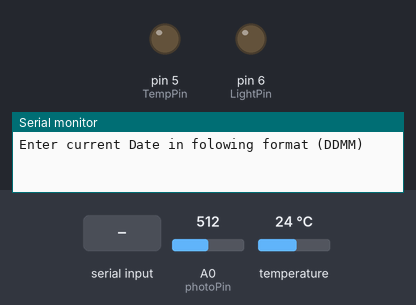
The sketch below on a simulated Arduino Uno, built with avr-gcc and run on an emulated ATmega328P. Parts: output pins drawn as LEDs (lit = HIGH), the last lines printed to the serial monitor. Inputs (shaded band) come from the test bench; at power-on: A0 (photoPin) = 512, temperature 24 °C.

Above: at 0.8 s.
0.9 s: "90,45\n" received over Serial
At 2.73 s:
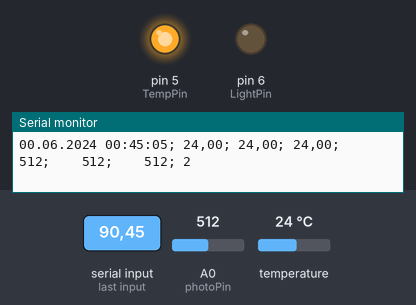
Timing chart, 0 to 6.6 s (numbered marks = the images above; inputs shaded):
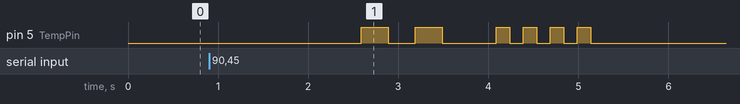

Measured:
- after the input at 0.9 s, pin 5 (TempPin): goes HIGH 0.30 s, LOW 0.30 s, HIGH 0.30 s, LOW 0.60 s, 3 × (HIGH 0.15 s, LOW 0.15 s), HIGH 0.15 s, then LOW, starting after 1.7 s

The sketch:

DS18B20_Time.ino
```cpp
#include <OneWire.h>
#include <DallasTemperature.h>

// Data wire is plugged into pin 2 on the Arduino
#define ONE_WIRE_BUS 2
#define photoPin 0
#define LightPin 6
#define TempPin 5

// Setup a oneWire instance to communicate with any OneWire devices
// (not just Maxim/Dallas temperature ICs)
OneWire oneWire(ONE_WIRE_BUS);

float last_temp;
float max_temp;
float min_temp;
int last_light;
int max_light;
int min_light;

String outstring;

//Setup Date/Time
byte day=13;
byte month=9;
byte hour=19;
byte minute=10;
byte sec = 0;
byte year = 17;
unsigned long worktime = 0;
unsigned long workdelay = 0;


// Pass our oneWire reference to Dallas Temperature.
DallasTemperature sensors(&oneWire);
DeviceAddress insideThermometer;

void printAddress(DeviceAddress deviceAddress)
{
  for (uint8_t i = 0; i < 8; i++)
  {
    // zero pad the address if necessary
    if (deviceAddress[i] < 16) Serial.print("0");
    Serial.print(deviceAddress[i], HEX);
  }
}

void PrintDate()
{
  if (day < 10) Serial.print(0);
  Serial.print(day);Serial.print('.');
  if (month < 10) Serial.print(0);
  Serial.print(month);Serial.print(".20");Serial.print(year);Serial.print(' ');
  if (hour < 10) Serial.print(0);
  Serial.print(hour);Serial.print(':');
  if (minute < 10) Serial.print(0);
  Serial.print(minute);Serial.print(":");
  if (sec < 10) Serial.print(0);
  Serial.print(sec);
}

void CalcDate()
{
   unsigned long nowtime = millis();
   unsigned long mdelay = nowtime - worktime;
   worktime = nowtime;
   mdelay =int(mdelay/1000);
   mdelay = mdelay + 3;
   sec = sec + mdelay%60;
   if (sec > 59) {
    mdelay = mdelay + 60;
    sec = sec - 60;
   }
   mdelay = int(mdelay/60);
   minute = minute + mdelay%60;
   if (minute > 59) {
    mdelay = mdelay + 60;
    minute = minute - 60;
   }
   mdelay = int(mdelay/60);
   hour = hour + mdelay%24;
   if (hour > 23) {
    mdelay = mdelay + 24;
    hour = hour - 24;
   }
   mdelay = int(mdelay/24);
   day = day + mdelay;
   while (((day > 31) && ((month == 1) || (month == 3) || (month == 5) || (month == 7) || (month == 8) || (month == 10) || (month == 12)))) {
     day = day - 31;
     month++;
   }
   while ((day > 30) && ((month == 4) || (month == 6) || (month == 9) || (month == 11))) {
     day = day - 30;
     month++;
   }
   while ((day > 29) && (month == 2) && ((year%4) == 0)) {
     day = day - 29;
     month++;
   }
   while ((day > 28) && (month == 2) && ((year%4) != 0)) {
     day = day - 28;
     month++;
   }
   while (month > 12) {
     month = month - 12;
     year++;
   }
}

void setup(void)
{
  analogReference(DEFAULT);
  pinMode(LightPin,OUTPUT);
  pinMode(TempPin,OUTPUT);
  Serial.begin(9600);
// Раскомментировать следующий блок для ввода времени.

  Serial.println("Enter current Date in folowing format (DDMM)");
  while(Serial.available() < 1)
  {
    delay(2);
  }
  int Curdate=Serial.parseInt();
  day = byte(Curdate/100);
  month = Curdate%100;
  Serial.println("Enter current Time in folowing format (hhmm)");
  while(Serial.available() < 1)
  {
    delay(2);
  }
  Curdate=Serial.parseInt();
  hour = byte(Curdate/100);
  minute = Curdate%100;
  PrintDate();
  Serial.println();
  Serial.println("Date               ; Temperatures     ;;;      Light          ;ms");
  Serial.println("                   ;Last ; Min  ; Max  ; Last ;  Min  ;  Max  ;");
  sensors.begin();


/*  Serial.print("Locating devices...");
  Serial.print("Found ");
  Serial.print(sensors.getDeviceCount(), DEC);
  Serial.println(" devices.");

  Serial.print("Parasite power is: ");
  if (sensors.isParasitePowerMode()) Serial.println("ON");
  else Serial.println("OFF");

  if (!sensors.getAddress(insideThermometer, 0)) Serial.println("Unable to find address for Device 0");
  Serial.print("Device 0 Address: ");
  printAddress(insideThermometer);
  Serial.println();


//  sensors.getAddress(insideThermometer, 0);
  Serial.print("Detected sensor: ");
//  printAddress(insideThermometer);
  Serial.println(); */
  sensors.setResolution(insideThermometer, 12);
  sensors.requestTemperatures();
  max_temp = sensors.getTempCByIndex(0);
  min_temp = max_temp;

  max_light = analogRead(photoPin);
  min_light = max_light;
}


void loop(void)
{
  sensors.requestTemperatures(); // Send the command to get temperatures
  last_temp = sensors.getTempCByIndex(0);
  if (max_temp < last_temp) max_temp = last_temp;
  if (min_temp > last_temp) min_temp = last_temp;
  last_light = analogRead(photoPin);
  if (last_light > max_light) max_light = last_light;
  if (last_light < min_light) min_light = last_light;
//  Serial.print(last_light);Serial.print(' ');Serial.print(max_light);Serial.print(' ');Serial.println(min_light);
  CalcDate();
  PrintDate();
  outstring = "; "+String(last_temp)+"; "+String(min_temp)+"; "+String(max_temp)+";   "
  +String(last_light)+";    "+String(min_light)+";    "+String(max_light)+"; "+String(int(millis()/1000));
  outstring.replace('.',',');
  Serial.println(outstring);
  if (last_light < ((max_light + min_light) / 2)) digitalWrite(LightPin,HIGH);
  else digitalWrite(LightPin,LOW);
  for (int i =0; i < int (last_temp/10); i++) {
    digitalWrite(TempPin,HIGH);
    delay(300);
    digitalWrite(TempPin,LOW);
    delay(300);
  }
  for (int i =0; i < (int(last_temp)%10); i++) {
    if ((i%5) == 0) delay(300);
    digitalWrite(TempPin,HIGH);
    delay(150);
    digitalWrite(TempPin,LOW);
    delay(150);
  }

  delay(60000);
}
```
